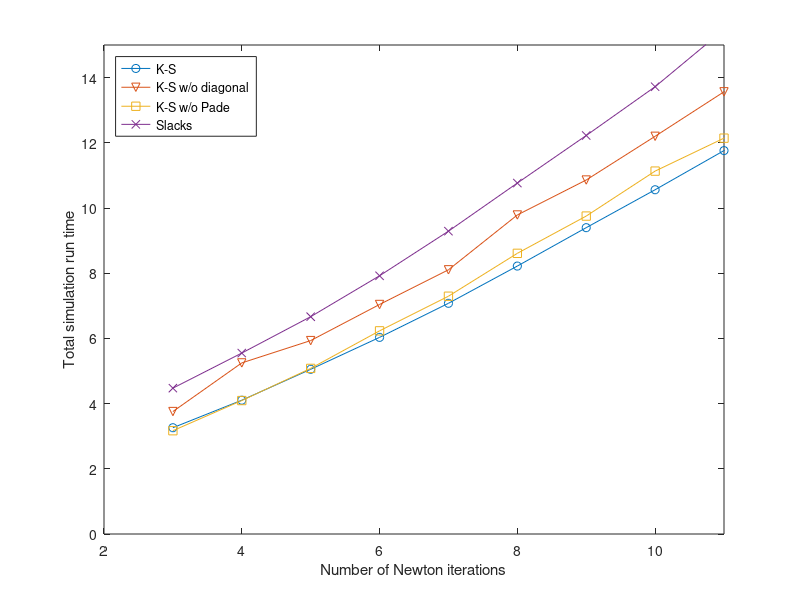
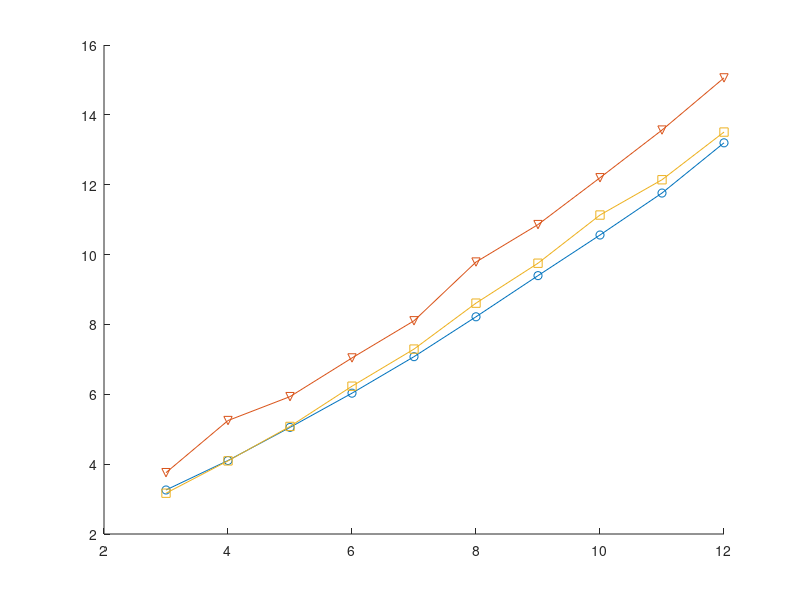

Recreate these plots in MATLAB, in order. (Note: this script raises an error after producing the figures.)
load KS_NS_10.mat

figure
plot(iters,ksTimes,'o-',iters,ksFmTimes,'v-',iters,ksNpTimes,'s-',iters,slackTimes,'x-')
xlabel('Number of Newton iterations')
ylabel('Total simulation run time')
legend('K-S','K-S w/o diagonal','K-S w/o Pade','Slacks','Location','NorthWest')

axis([2 11 0 15])

print -depsc simtimes.eps

figure
plot(iters,ksTimes,'o-',iters,ksFmTimes,'v-',iters,ksNpTimes,'s-',iters,ksNsTimes,'^-',iters,slackTimes,'x-')
xlabel('Number of Newton iterations')
ylabel('Total simulation run time')
legend('K-S','K-S w/o diagonal','K-S w/o Pade','Not Sparse','Slacks','Location','NorthWest')

axis([2 11 0 15])

print -depsc simtimes2.eps